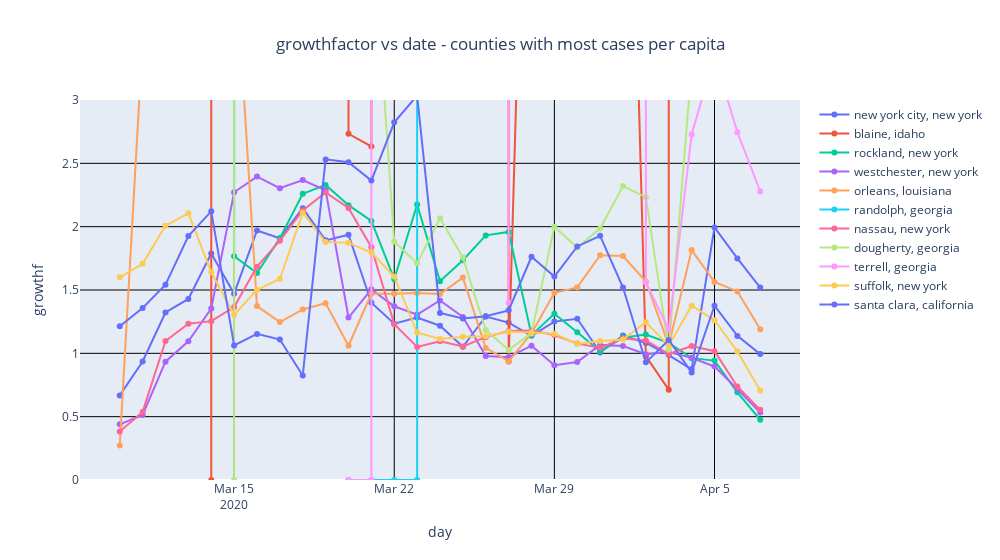

The code cell stored with this chart in its notebook:
### Code cell
#
# growthfactor per day
GRAPH_TITLE="growthfactor vs date - counties with most cases per capita"
graph_list=[]
for county,state in cs_list:
    indices=(nytplot_df.county==county) & (nytplot_df.state==state)
    tmp_df = nytplot_df[indices]
    graph_list.append(go.Scatter(name=f"{county}, {state}",
                               x=tmp_df['tstamp'],
                               y=cvd.avg_over_daynum(tmp_df, county, state, 'growthfactor',5),
                               mode='lines+markers'
                               ))
x_axis=dict(
    showgrid=True,
    title='day')
y_axis=dict(
    showgrid=True,
    range=[0,3],
    title='growthf')

layout=go.Layout(
    title={
        'text':GRAPH_TITLE,
        'x':0.5  # center
    },
    xaxis=x_axis,
    #yaxis_type="log",
    yaxis=y_axis,
    width=1000,
    showlegend=True
)
fig = go.Figure( data=graph_list, layout=layout)
fig.update_yaxes(gridcolor='black')
fig.update_xaxes(gridcolor='black')
fig.show()
